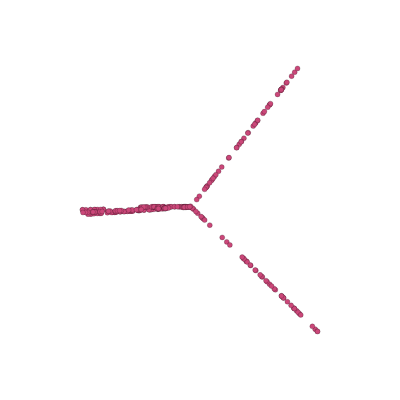

The code cell stored with this chart in its notebook:
### Code cell
fig = plotly_2D_scatter(X_isomap, y = np.ones(X.shape[0]), 
                        save_path="images/Tendril/ISOMAP.pdf",
                  width=400, height=400, 
                  autosize=False, margin = {'l':0,'r':0,'t':0,'b':0})
fig.show()

### Figure 1 — Plotly figure (JSON) as saved in the notebook; plotly's stock layout.template omitted (floating-point values rounded to 4 significant figures; data arrays with more than 128 entries replaced by an {"elided": "..."} marker saying what was removed)
{"data": [{"hovertemplate": "x=%{x}<br>y=%{y}<br>color=%{marker.color}<extra></extra>", "legendgroup": "", "marker": {"color": {"elided": "250 int values"}, "coloraxis": "coloraxis", "line": {"color": "black", "width": 0.2}, "opacity": 1, "size": 5, "symbol": "circle"}, "mode": "markers", "name": "", "orientation": "v", "showlegend": false, "type": "scatter", "x": {"elided": "250 float values"}, "xaxis": "x", "y": {"elided": "250 float values"}, "yaxis": "y"}], "layout": {"autosize": false, "coloraxis": {"colorbar": {"title": {"text": "color"}}, "colorscale": [[0, "#0d0887"], [0.1111, "#46039f"], [0.2222, "#7201a8"], [0.3333, "#9c179e"], [0.4444, "#bd3786"], [0.5556, "#d8576b"], [0.6667, "#ed7953"], [0.7778, "#fb9f3a"], [0.8889, "#fdca26"], [1, "#f0f921"]], "showscale": false}, "height": 400, "legend": {"tracegroupgap": 0}, "margin": {"b": 0, "l": 0, "r": 0, "t": 0}, "plot_bgcolor": "white", "width": 400, "xaxis": {"anchor": "y", "domain": [0, 1], "range": [-1.122, 1.305], "title": {"text": "x"}, "visible": false}, "yaxis": {"anchor": "x", "domain": [0, 1], "range": [-1.409, 1.512], "title": {"text": "y"}, "visible": false}}}
